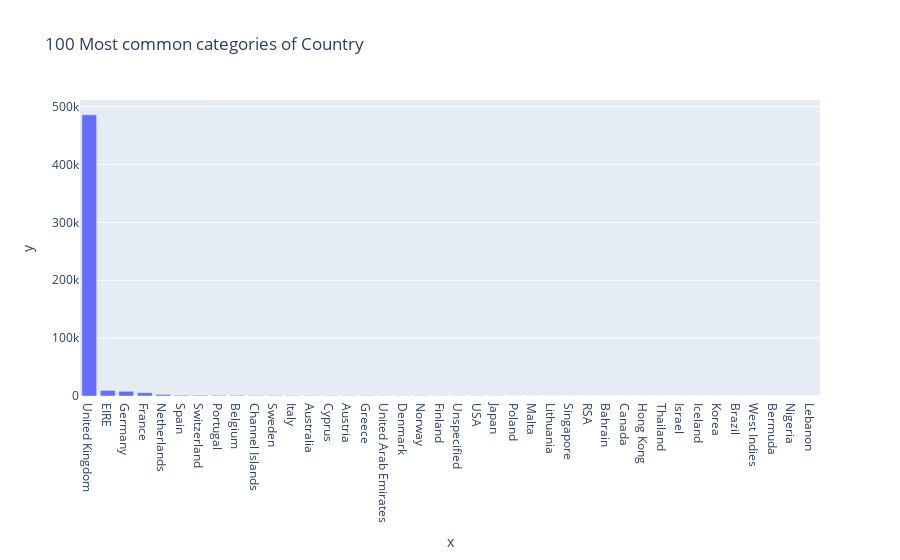

The code cell stored with this chart in its notebook:
### Markdown cell above
Análisis de la tercera serie

Con respecto a las fechas, no es posible concluir nada de forma concisa, salvo decir que en los últimos meses de la muestra la cantidad de ventas ha aumentado.

### Code cell
profile_serie(df_retail['Country'])

### Figure 1 — Plotly figure (JSON) as saved in the notebook; plotly's stock layout.template omitted (floating-point values rounded to 4 significant figures)
{"data": [{"alignmentgroup": "True", "hovertemplate": "x=%{x}<br>y=%{y}<extra></extra>", "legendgroup": "", "marker": {"color": "#636efa", "pattern": {"shape": ""}}, "name": "", "offsetgroup": "", "orientation": "v", "showlegend": false, "textposition": "auto", "type": "bar", "x": ["United Kingdom", "EIRE", "Germany", "France", "Netherlands", "Spain", "Switzerland", "Portugal", "Belgium", "Channel Islands", "Sweden", "Italy", "Australia", "Cyprus", "Austria", "Greece", "United Arab Emirates", "Denmark", "Norway", "Finland", "Unspecified", "USA", "Japan", "Poland", "Malta", "Lithuania", "Singapore", "RSA", "Bahrain", "Canada", "Hong Kong", "Thailand", "Israel", "Iceland", "Korea", "Brazil", "West Indies", "Bermuda", "Nigeria", "Lebanon"], "xaxis": "x", "y": [485852, 9670, 8129, 5772, 2769, 1278, 1187, 1101, 1054, 906, 902, 731, 654, 554, 537, 517, 432, 428, 369, 354, 310, 244, 224, 194, 172, 154, 117, 111, 107, 77, 76, 76, 74, 71, 63, 62, 54, 34, 32, 13], "yaxis": "y"}], "layout": {"barmode": "relative", "legend": {"tracegroupgap": 0}, "title": {"text": "100 Most common categories of Country"}, "xaxis": {"anchor": "y", "domain": [0, 1], "title": {"text": "x"}}, "yaxis": {"anchor": "x", "domain": [0, 1], "title": {"text": "y"}}}}
